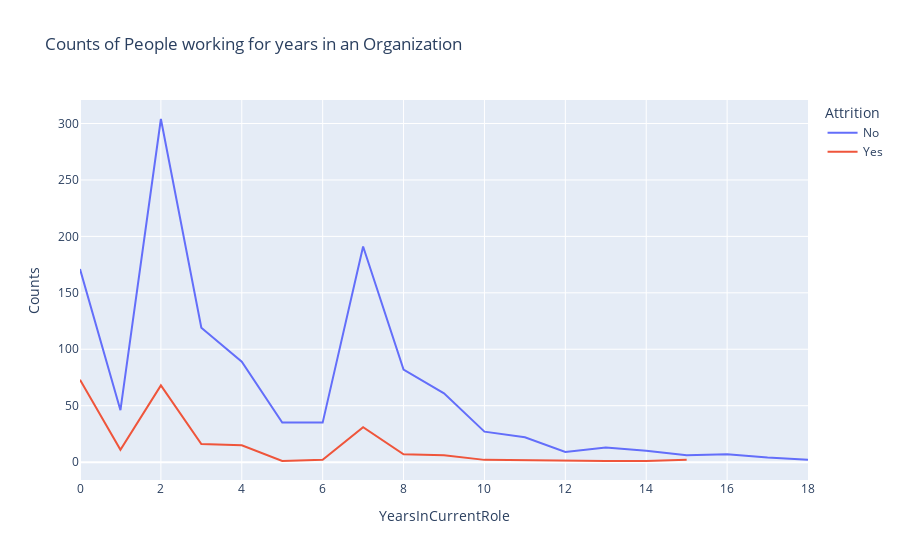

Notebook cell for this chart:
### Code cell
yrscr_att=df.groupby(['YearsInCurrentRole','Attrition']).apply(lambda x:x['DailyRate'].count()).reset_index(name='Counts')
px.line(yrscr_att,x='YearsInCurrentRole',y='Counts',color='Attrition',title='Counts of People working for years in an Organization')

### Figure 1 — Plotly figure (JSON) as saved in the notebook; plotly's stock layout.template omitted (floating-point values rounded to 4 significant figures)
{"data": [{"hovertemplate": "Attrition=No<br>YearsInCurrentRole=%{x}<br>Counts=%{y}<extra></extra>", "legendgroup": "No", "line": {"color": "#636efa", "dash": "solid"}, "marker": {"symbol": "circle"}, "mode": "lines", "name": "No", "orientation": "v", "showlegend": true, "type": "scatter", "x": [0, 1, 2, 3, 4, 5, 6, 7, 8, 9, 10, 11, 12, 13, 14, 15, 16, 17, 18], "xaxis": "x", "y": [171, 46, 304, 119, 89, 35, 35, 191, 82, 61, 27, 22, 9, 13, 10, 6, 7, 4, 2], "yaxis": "y"}, {"hovertemplate": "Attrition=Yes<br>YearsInCurrentRole=%{x}<br>Counts=%{y}<extra></extra>", "legendgroup": "Yes", "line": {"color": "#EF553B", "dash": "solid"}, "marker": {"symbol": "circle"}, "mode": "lines", "name": "Yes", "orientation": "v", "showlegend": true, "type": "scatter", "x": [0, 1, 2, 3, 4, 5, 6, 7, 8, 9, 10, 12, 13, 14, 15], "xaxis": "x", "y": [73, 11, 68, 16, 15, 1, 2, 31, 7, 6, 2, 1, 1, 1, 2], "yaxis": "y"}], "layout": {"legend": {"title": {"text": "Attrition"}, "tracegroupgap": 0}, "title": {"text": "Counts of People working for years in an Organization"}, "xaxis": {"anchor": "y", "domain": [0, 1], "title": {"text": "YearsInCurrentRole"}}, "yaxis": {"anchor": "x", "domain": [0, 1], "title": {"text": "Counts"}}}}
